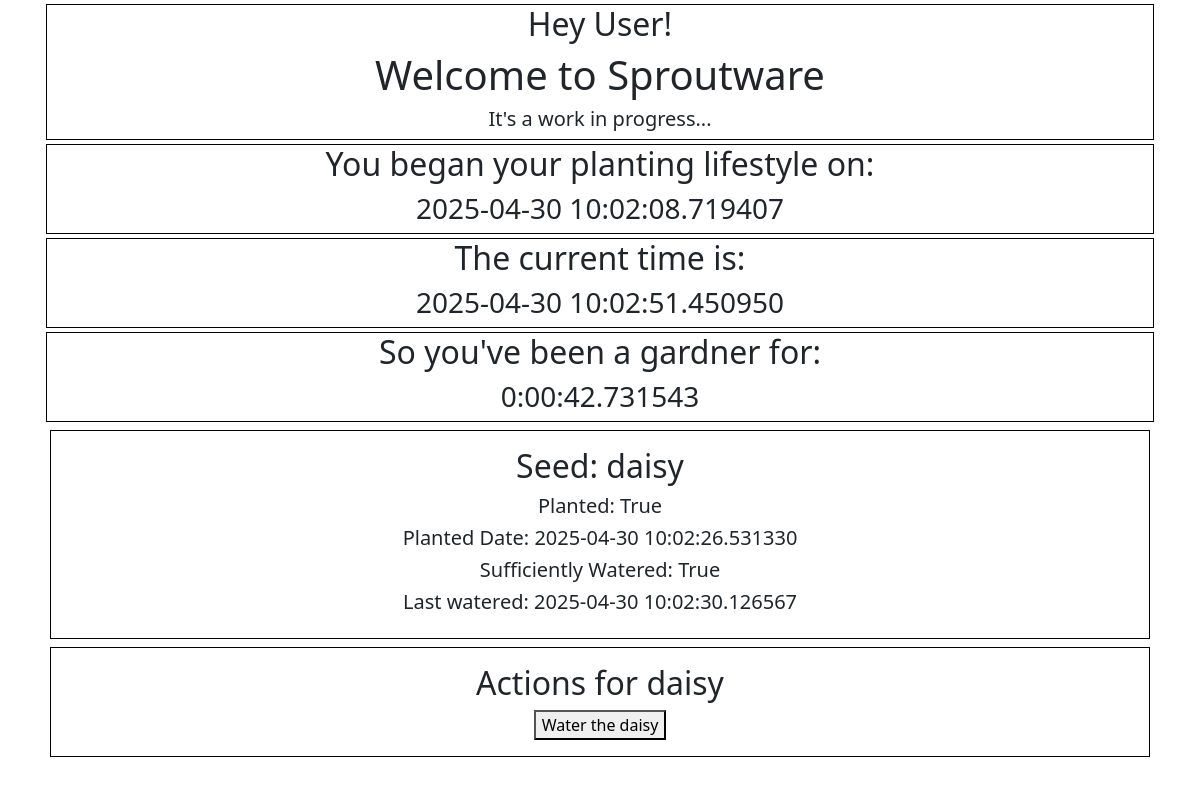
The page / on the database its author committed.
### models.py (models this page shows, shortened)
class Time(db.Model):
    __tablename__ = "Time"
    id = db.mapped_column(db.Integer, primary_key = True)
    name = db.mapped_column(db.String, nullable = False)
    current_time = db.mapped_column(db.DateTime, nullable = False, default = dt.now())

class Seed(db.Model):
    __tablename__ = "Seeds"
    id = db.mapped_column(db.Integer, primary_key = True)
    name = db.mapped_column(db.String, nullable = False)
    category = db.mapped_column(db.String, nullable = False, default = "flower")
    hp = db.mapped_column(db.Integer, nullable = False, default = 100)
    growth = db.mapped_column(db.Integer, nullable = False, default = 0)
    is_watered = db.mapped_column(db.Boolean, default = False)
    time_of_watering = db.mapped_column(db.DateTime, nullable = True, default = None)
    is_planted = db.mapped_column(db.Boolean, nullable=False, default=False)
    time_of_planting = db.mapped_column(db.DateTime, nullable = True, default = None)

### app.py (the view)
@app.route("/")
def home():
    seeds = call_seeds()
    time_update = call_time_update()
    start = began_game()
    update_time()
    return render_template("home.html", plant = seeds, time_update = time_update, start = start)

### app.py (called while the page is built)
def call_seeds():
    statement = db.select(Seed)
    records = db.session.execute(statement)
    results = records.scalar()
    return results

def call_time_update():
    statement = db.select(Time).where(Time.id == 1)
    records = db.session.execute(statement)
    results = records.scalar()
    if results == None:
        current_time = Time(name = "up_to_date")
        db.session.add(current_time)
        db.session.commit()
        call_time_update()
        return call_time_update()
    return results

def update_time():
    current_time_row = db.session.query(Time).first()
    current_time_row.current_time = dt.now()
    db.session.commit()
    return current_time_row

def began_game():
    statement = db.select(Time).where(Time.id == 2)
    records = db.session.execute(statement)
    results = records.scalar()
    if results == None:
        began_time = Time(name = "first_launch_date")
        db.session.add(began_time)
        db.session.commit()
        began_game()
        return began_game()
    return results

### templates/home.html (shortened to what this page needs)
{% extends "base.html" %}
{% block content %}
<div class="m-1 p-6 border border-black text-center">
        <h2>Hey User!</h2>
        <h1>Welcome to Sproutware</h1>
        <h5>It's a work in progress...</h5>
</div>
<div class="m-1 p-6 border border-black text-center">
    <h2>You began your planting lifestyle on:</h2>
    <h3>{{ start.current_time }}</h3>
</div>
<div class="m-1 p-6 border border-black text-center">
    <h2>The current time is: </h2>
    <h3>{{time_update.current_time}}</h3>
</div>
<div class="m-1 p-6 border border-black text-center">
    <h2>So you've been a gardner for:</h2>
    <h3>{{time_update.current_time - start.current_time}}</h3>
</div>
<div class="m-2 p-3 border border-black text-center">
    <h2>Seed: {{ plant.name }}</h2>
    <h5>Planted: {{plant.is_planted}}</h5>
    <h5>Planted Date: {{plant.time_of_planting}} </h5>
    <h5>Sufficiently Watered: {{plant.is_watered}}</h5>
    <h5>Last watered: {{plant.time_of_watering}}</h5>
</div>
<div class="m-2 p-3 border border-black text-center">
    <h2>Actions for {{ plant.name }}</h2>
    {% if plant.is_planted %}
        <form method="post" action="{{ url_for('water_seed', seed_id=plant.id) }}">
            <button type="submit">Water the {{ plant.name }}</button>
        </form>
    {% endif %}
</div>
{% endblock %}

### templates/base.html (shortened to what this page needs)
<!DOCTYPE html>
<html>
<head>
    <link href="https://cdn.jsdelivr.net/npm/bootstrap@5.3.3/dist/css/bootstrap.min.css" rel="stylesheet">
</head>
<body>
    <div class="container">
        {% block content %}{% endblock %}
    </div>
</body>
</html>

### rows shown on the page
Time: current_time "2025-04-30 10:02:08.719407"
Time: current_time "2025-04-30 10:02:51.450950", time_update.current_time-start.current_time "0:00:42.731543"
Seed: name "daisy", is_planted "True", time_of_planting "2025-04-30 10:02:26.531330", is_watered "True", time_of_watering "2025-04-30 10:02:30.126567"
